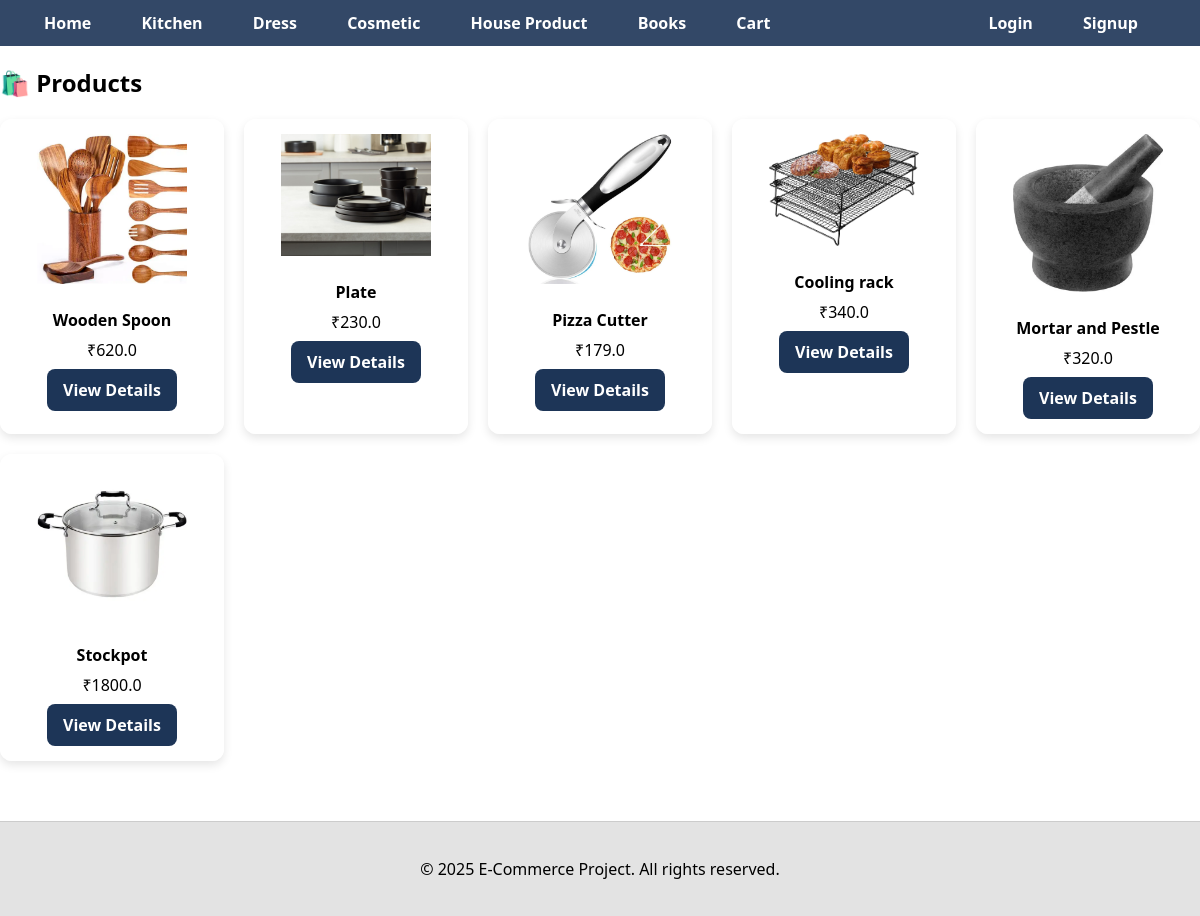
/category/Kitchen/, run on the app's committed database.
### store/models.py (models this page shows, shortened)
class Product(models.Model):
    name = models.CharField(max_length=255)
    description = models.TextField()
    price = models.FloatField()
    stock = models.IntegerField(default=0)
    is_available = models.BooleanField(default=True)
    category = models.CharField(max_length=100, blank=True, null=True)
    image = models.ImageField(upload_to='product_images/', blank=True, null=True)

### store/views.py (the view)
# urls.py: path('category/<str:category>/', views.category_view, name='category_view'),
def category_view(request, category):
    products = Product.objects.filter(category__iexact=category)
    return render(request, 'store/category_product.html', {
        'products': products,
        'selected_category': category
    })

### store/templates/store/category_product.html (shortened to what this page needs)
{% extends 'store/base.html' %} {% block content %}
<h2 style="margin-bottom: 20px">🛍️ {{ category|title }} Products</h2>
<div
  style="
    display: grid;
    grid-template-columns: repeat(auto-fit, minmax(220px, 1fr));
    gap: 20px;
  "
>
  {% for product in products %}
  <div
    style="
      background: #ffffffcc;
      border-radius: 12px;
      box-shadow: 0 4px 10px rgba(0, 0, 0, 0.1);
      padding: 15px;
      text-align: center;
      transition: transform 0.3s ease;
    "
    onmouseover="this.style.transform='scale(1.03)'"
    onmouseout="this.style.transform='scale(1)'"
  >
    {% if product.image %}
    <img
      src="{{ product.image.url }}"
      alt="{{ product.name }}"
      width="150"
      style="margin-bottom: 10px"
    />
     {% endif %}
    <br />
    <strong style="display: block; margin-top: 10px">{{ product.name }}</strong>
    <p style="margin: 8px 0">₹{{ product.price }}</p>
    <a href="{% url 'store:product_detail' product.id %}" class="btn"
      >View Details</a
    >
  </div>
  {% endfor %}
</div>
{% endblock %}

### static/css/style.css (style rules this page uses)
a { color: #5c67f2; text-decoration: none; }

### store/templates/store/base.html (style rules this page uses)
body { font-family: "Segoe UI", sans-serif; margin: 0; padding: 0; background: url("/static/images/bg.jpg") no-repeat center center fixed; background-size: cover; transition: all 0.5s ease-in-out; }
.btn { display: inline-block; background-color: #1d3557; color: white; padding: 10px 16px; border-radius: 8px; text-decoration: none; font-weight: bold; transition: background 0.3s; }

### data on the page
Product: image (picture), name "Wooden Spoon", price "620.0"
Product: image (picture), name "Plate", price "230.0"
Product: image (picture), name "Pizza Cutter", price "179.0"
Product: image (picture), name "Cooling rack", price "340.0"
Product: image (picture), name "Mortar and Pestle", price "320.0"
Product: image (picture), name "Stockpot", price "1800.0"
